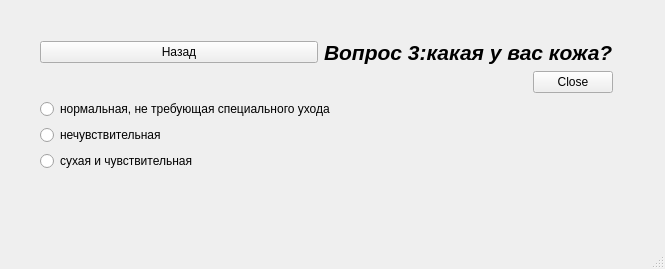
<?xml version="1.0" encoding="UTF-8"?>
<ui version="4.0">
 <class>Test_1qu3</class>
 <widget class="QMainWindow" name="Test_1qu3">
  <property name="geometry">
   <rect>
    <x>0</x>
    <y>0</y>
    <width>665</width>
    <height>269</height>
   </rect>
  </property>
  <property name="windowTitle">
   <string>MainWindow</string>
  </property>
  <widget class="QWidget" name="centralwidget">
   <widget class="QWidget" name="">
    <property name="geometry">
     <rect>
      <x>40</x>
      <y>40</y>
      <width>573</width>
      <height>131</height>
     </rect>
    </property>
    <layout class="QGridLayout" name="gridLayout">
     <item row="0" column="0" colspan="2">
      <layout class="QHBoxLayout" name="horizontalLayout">
       <item>
        <widget class="QPushButton" name="backButton_for_q2">
         <property name="text">
          <string>Назад</string>
         </property>
        </widget>
       </item>
       <item>
        <widget class="QLabel" name="label">
         <property name="text">
          <string>&lt;html&gt;&lt;head/&gt;&lt;body&gt;&lt;p&gt;&lt;span style=&quot; font-size:16pt; font-weight:600; font-style:italic;&quot;&gt;Вопрос 3:какая у вас кожа?&lt;/span&gt;&lt;/p&gt;&lt;/body&gt;&lt;/html&gt;</string>
         </property>
        </widget>
       </item>
      </layout>
     </item>
     <item row="1" column="1">
      <layout class="QHBoxLayout" name="horizontalLayout_2">
       <item>
        <spacer name="horizontalSpacer">
         <property name="orientation">
          <enum>Qt::Horizontal</enum>
         </property>
         <property name="sizeHint" stdset="0">
          <size>
           <width>208</width>
           <height>20</height>
          </size>
         </property>
        </spacer>
       </item>
       <item>
        <widget class="QPushButton" name="closeButton_for_Begin">
         <property name="text">
          <string>Close</string>
         </property>
        </widget>
       </item>
      </layout>
     </item>
     <item row="2" column="0">
      <layout class="QVBoxLayout" name="verticalLayout">
       <item>
        <widget class="QRadioButton" name="radioButton_13">
         <property name="text">
          <string>нормальная, не требующая специального ухода</string>
         </property>
        </widget>
       </item>
       <item>
        <widget class="QRadioButton" name="radioButton_23">
         <property name="text">
          <string>нечувствительная</string>
         </property>
        </widget>
       </item>
       <item>
        <widget class="QRadioButton" name="radioButton_33">
         <property name="text">
          <string>сухая и чувствительная</string>
         </property>
        </widget>
       </item>
      </layout>
     </item>
    </layout>
   </widget>
  </widget>
  <widget class="QMenuBar" name="menubar">
   <property name="geometry">
    <rect>
     <x>0</x>
     <y>0</y>
     <width>665</width>
     <height>21</height>
    </rect>
   </property>
  </widget>
  <widget class="QStatusBar" name="statusbar"/>
 </widget>
 <resources/>
 <connections/>
</ui>
